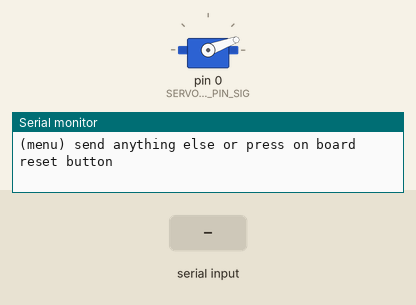
This sketch was run on a simulated Arduino Uno, built with avr-gcc and run on an emulated ATmega328P. Shown: servo, the last lines printed to the serial monitor. Inputs (shaded band) come from the test bench.

Above: at 1.1 s.
1.2 s: "3" received over Serial
At 1.6 s:
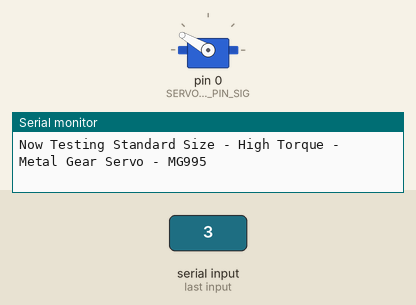
Timing chart, 0 to 11.7 s (numbered marks = the images above; inputs shaded):
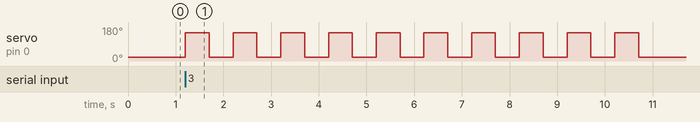

The sketch:

sketch_jun07a.ino
```cpp
// Include Libraries
#include "Arduino.h"
#include <DHT.h>
#include <DS18B20.h>
#include <Servo.h>


// Pin Definitions
#define DHT_PIN_DATA  5
#define DS18B20WP_PIN_DQ  4
#define SERVOMD_PIN_SIG 0


// Global variables and defines
const int servoMDRestPosition   = 20;  //Starting position
const int servoMDTargetPosition = 150; //Position when event is detected
// object initialization
DHT dht(DHT_PIN_DATA);
DS18B20 ds18b20wp(DS18B20WP_PIN_DQ);
Servo servoMD;


// define vars for testing menu
const int timeout = 10000;       //define timeout of 10 sec
char menuOption = 0;
long time0;

// Setup the essentials for your circuit to work. It runs first every time your circuit is powered with electricity.
void setup()
{
    // Setup Serial which is useful for debugging
    // Use the Serial Monitor to view printed messages
    Serial.begin(9600);
    while (!Serial) ; // wait for serial port to connect. Needed for native USB
    Serial.println("start");

    dht.begin();
    servoMD.attach(SERVOMD_PIN_SIG);
    servoMD.write(servoMDRestPosition);
    delay(100);
    servoMD.detach();
    menuOption = menu();

}

// Main logic of your circuit. It defines the interaction between the components you selected. After setup, it runs over and over again, in an eternal loop.
void loop()
{


    if(menuOption == '1') {
    // DHT22/11 Humidity and Temperature Sensor - Test Code
    // Reading humidity in %
    float dhtHumidity = dht.readHumidity();
    // Read temperature in Celsius, for Fahrenheit use .readTempF()
    float dhtTempC = dht.readTempC();
    Serial.print(F("Humidity: ")); Serial.print(dhtHumidity); Serial.print(F(" [%]\t"));
    Serial.print(F("Temp: ")); Serial.print(dhtTempC); Serial.println(F(" [C]"));

    }
    else if(menuOption == '2') {
    // DS18B20 1-Wire Temperature Sensor - Waterproof - Test Code
    // Read DS18B20 temp sensor value in degrees celsius. for degrees fahrenheit use ds18b20wp.ReadTempF()
    float ds18b20wpTempC = ds18b20wp.readTempC();
    Serial.print(F("Temp: ")); Serial.print(ds18b20wpTempC); Serial.println(F(" [C]"));

    }
    else if(menuOption == '3') {
    // Standard Size - High Torque - Metal Gear Servo - MG995 - Test Code
    // The servo will rotate to target position and back to resting position with an interval of 500 milliseconds (0.5 seconds)
    servoMD.attach(SERVOMD_PIN_SIG);         // 1. attach the servo to correct pin to control it.
    servoMD.write(servoMDTargetPosition);  // 2. turns servo to target position. Modify target position by modifying the 'ServoTargetPosition' definition above.
    delay(500);                              // 3. waits 500 milliseconds (0.5 sec). change the value in the brackets (500) for a longer or shorter delay in milliseconds.
    servoMD.write(servoMDRestPosition);    // 4. turns servo back to rest position. Modify initial position by modifying the 'ServoRestPosition' definition above.
    delay(500);                              // 5. waits 500 milliseconds (0.5 sec). change the value in the brackets (500) for a longer or shorter delay in milliseconds.
    servoMD.detach();                    // 6. release the servo to conserve power. When detached the servo will NOT hold it's position under stress.
    }

    if (millis() - time0 > timeout)
    {
        menuOption = menu();
    }

}


// Menu function for selecting the components to be tested
// Follow serial monitor for instrcutions
char menu()
{

    Serial.println(F("\nWhich component would you like to test?"));
    Serial.println(F("(1) DHT22/11 Humidity and Temperature Sensor"));
    Serial.println(F("(2) DS18B20 1-Wire Temperature Sensor - Waterproof"));
    Serial.println(F("(3) Standard Size - High Torque - Metal Gear Servo - MG995"));
    Serial.println(F("(menu) send anything else or press on board reset button\n"));
    while (!Serial.available());

    // Read data from serial monitor if received
    while (Serial.available())
    {
        char c = Serial.read();
        if (isAlphaNumeric(c))
        {

            if(c == '1')
          Serial.println(F("Now Testing DHT22/11 Humidity and Temperature Sensor"));
        else if(c == '2')
          Serial.println(F("Now Testing DS18B20 1-Wire Temperature Sensor - Waterproof"));
        else if(c == '3')
          Serial.println(F("Now Testing Standard Size - High Torque - Metal Gear Servo - MG995"));
            else
            {
                Serial.println(F("illegal input!"));
                return 0;
            }
            time0 = millis();
            return c;
        }
    }
}

/*******************************************************

*    Circuito.io is an automatic generator of schematics and code for off
*    the shelf hardware combinations.

*    Copyright (C) 2016 Roboplan Technologies Ltd.

*    This program is free software: you can redistribute it and/or modify
*    it under the terms of the GNU General Public License as published by
*    the Free Software Foundation, either version 3 of the License, or
*    (at your option) any later version.

*    This program is distributed in the hope that it will be useful,
*    but WITHOUT ANY WARRANTY; without even the implied warranty of
*    MERCHANTABILITY or FITNESS FOR A PARTICULAR PURPOSE.  See the
*    GNU General Public License for more details.

*    You should have received a copy of the GNU General Public License
*    along with this program.  If not, see <http://www.gnu.org/licenses/>.

*    In addition, and without limitation, to the disclaimers of warranties
*    stated above and in the GNU General Public License version 3 (or any
*    later version), Roboplan Technologies Ltd. ("Roboplan") offers this
*    program subject to the following warranty disclaimers and by using
*    this program you acknowledge and agree to the following:
*    THIS PROGRAM IS PROVIDED ON AN "AS IS" AND "AS AVAILABLE" BASIS, AND
*    WITHOUT WARRANTIES OF ANY KIND EITHER EXPRESS OR IMPLIED.  ROBOPLAN
*    HEREBY DISCLAIMS ALL WARRANTIES, EXPRESS OR IMPLIED, INCLUDING BUT
*    NOT LIMITED TO IMPLIED WARRANTIES OF MERCHANTABILITY, TITLE, FITNESS
*    FOR A PARTICULAR PURPOSE, NON-INFRINGEMENT, AND THOSE ARISING BY
*    STATUTE OR FROM A COURSE OF DEALING OR USAGE OF TRADE.
*    YOUR RELIANCE ON, OR USE OF THIS PROGRAM IS AT YOUR SOLE RISK.
*    ROBOPLAN DOES NOT GUARANTEE THAT THE PROGRAM WILL BE FREE OF, OR NOT
*    SUSCEPTIBLE TO, BUGS, SECURITY BREACHES, OR VIRUSES. ROBOPLAN DOES
*    NOT WARRANT THAT YOUR USE OF THE PROGRAM, INCLUDING PURSUANT TO
*    SCHEMATICS, INSTRUCTIONS OR RECOMMENDATIONS OF ROBOPLAN, WILL BE SAFE
*    FOR PERSONAL USE OR FOR PRODUCTION OR COMMERCIAL USE, WILL NOT
*    VIOLATE ANY THIRD PARTY RIGHTS, WILL PROVIDE THE INTENDED OR DESIRED
*    RESULTS, OR OPERATE AS YOU INTENDED OR AS MAY BE INDICATED BY ROBOPLAN.
*    YOU HEREBY WAIVE, AGREE NOT TO ASSERT AGAINST, AND RELEASE ROBOPLAN,
*    ITS LICENSORS AND AFFILIATES FROM, ANY CLAIMS IN CONNECTION WITH ANY OF
*    THE ABOVE.
********************************************************/
```

Measured:
- after the input at 1.2 s, servo on pin 0 (SERVOMD_PIN_SIG): alternates 150° for 0.50 s and 20° for 0.50 s, starting at once
